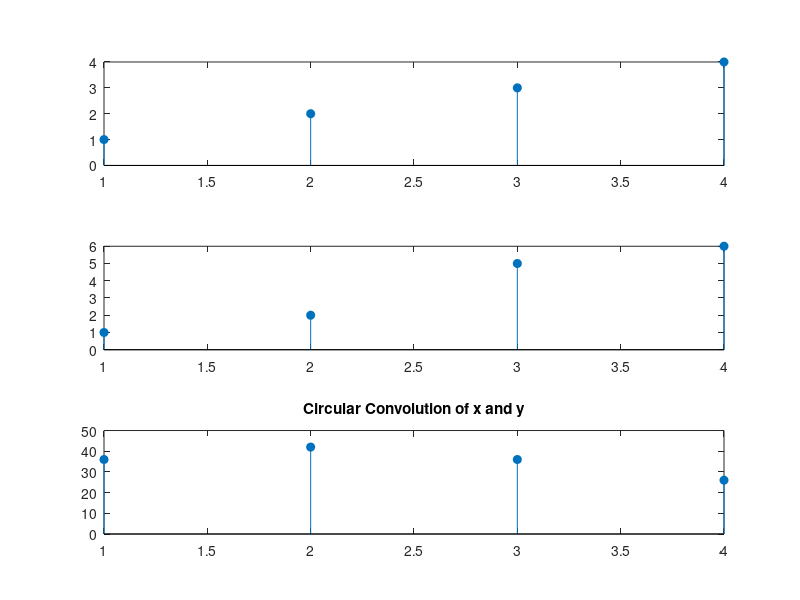

Recreate this plot in MATLAB.
x = [1 2 3 4];
y = [1 2 5 6];
ccirc = ifft(fft(x).*fft(y));
subplot(3,1,1)
stem(x,'filled')
subplot(3,1,2)
stem(y,'filled')
subplot(3,1,3)
stem(ccirc,'filled')
ylim([0 50])
title('Circular Convolution of x and y')
